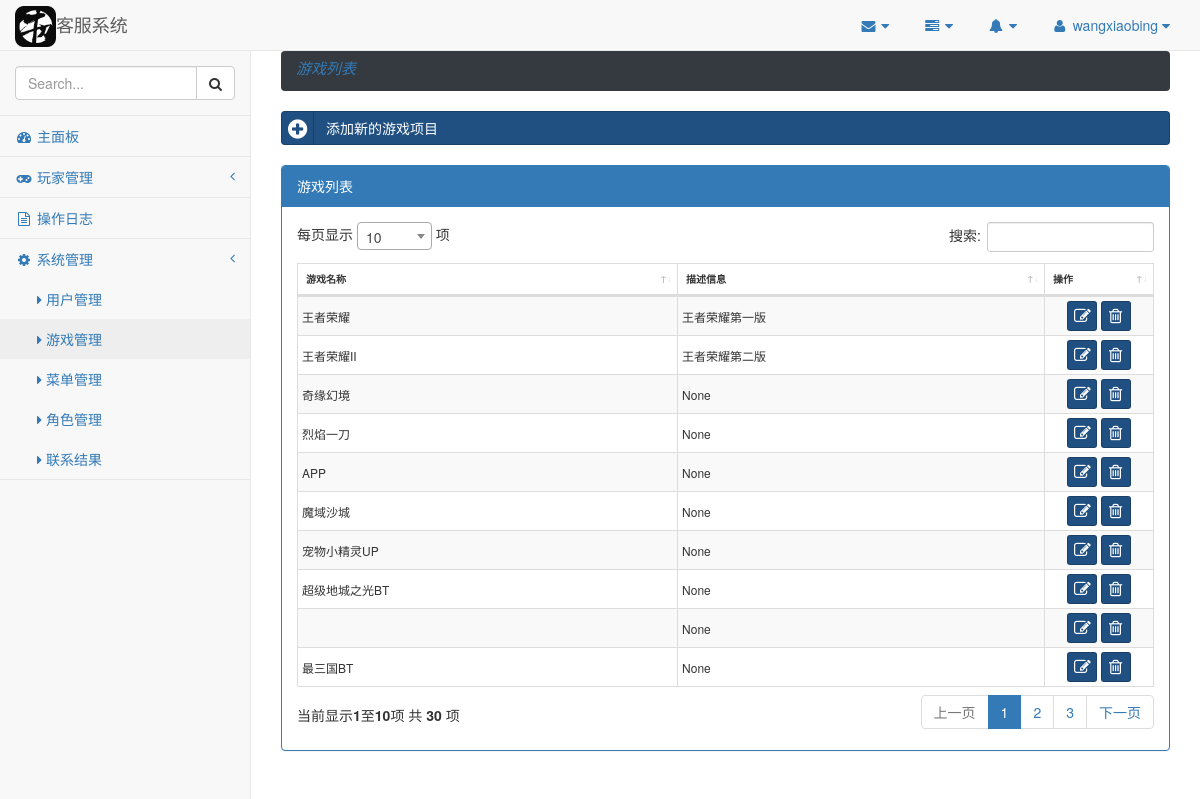
Page /customer-service/game/index/ (signed in) on the committed database.
### customer_service/models.py (models this page shows, shortened)
class User(AbstractBaseUser, PermissionsMixin):
    objects = UserManager()
    loginname = models.CharField(
        _('login name'), null=False, max_length=100, unique=True
    )
    first_name = models.CharField(
        _('姓氏'), max_length=64, blank=True, null=True
    )
    last_name = models.CharField(
        _('名称'), max_length=64, blank=True, null=True
    )
    email = models.EmailField(
        _('邮箱'), unique=True, max_length=255, null=True
    )
    is_staff = models.BooleanField(
        _('staff status'), default=False,
        help_text=_(
            'Designates whether the user can log into this admin site.'
        )
    )
    is_active = models.BooleanField(
        _('active'), default=False,
        help_text=_(
            '标识用户的状态'
        )
    )
    role = models.ForeignKey(Role, related_name='user_role', null=True, default=None)
    date_joined = models.DateTimeField(_('date joined'), default=timezone.now)
    USERNAME_FIELD = 'loginname'
    class Meta:
        verbose_name = _('系统用户')
        verbose_name_plural = _('系统用户')
        default_permissions = ('add', 'change', 'delete', 'view')

class Menu(models.Model):
    name = models.CharField(max_length=50, null=False)
    label = models.CharField(max_length=40, null=False)
    icon = models.CharField(max_length=30, null=True)
    order_index = models.IntegerField(null=True)
    parent = models.IntegerField(null=False, default=0)
    class Meta:
        verbose_name = verbose_name_plural = "菜单"
        db_table = "menu"

class Game(models.Model):
    name = models.CharField(null=False, unique=True, max_length=100)
    deleted = models.BooleanField(default=False)
    desc = models.CharField(null=True, max_length=200)
    class Meta:
        verbose_name = verbose_name_plural = "游戏"
        db_table = "game"

### customer_service/decorator.py (the view)
        def third_func(request, *args, **kwargs):
            if request.user.is_authenticated() and request.user.role_id in perm_list:
                return wrapped_func(request, *args, **kwargs)
            else:
                raise PermissionDenied()

### customer_service/decorator.py (called while the page is built)
def permission_need(perm_list):
    if not isinstance(perm_list, (list, tuple)):
        perm_list = [perm_list]
    def second_func(wrapped_func):
        def third_func(request, *args, **kwargs):
            if request.user.is_authenticated() and request.user.role_id in perm_list:
                return wrapped_func(request, *args, **kwargs)
            else:
                raise PermissionDenied()
        return third_func
    return second_func

### customer_service/modules/context.py (called while the page is built)
def namedtuplefetchall(cursor):
    desc = cursor.description
    nt_result = namedtuple('Result', [col[0] for col in desc])
    return [nt_result(*row) for row in cursor.fetchall()]

    @staticmethod
    def get_url(view_name):
        try:
            url = reverse(view_name)
        except NoReverseMatch:
            url = view_name
        return url

### customer_service/views.py (called while the page is built)
@login_required
@permission_need(ADMIN)
def game_index(request):
    context = GameManager.index()
    menus = Context.menus(request.user)
    context.update(menus=menus)
    return TemplateResponse(request, "change_list.html", context=context)

### customer_service/templates/change_list.html (shortened to what this page needs)
{% extends "base.html" %}
{% load static %}
{% block extra_css %}
    <link rel="stylesheet" href="{% static 'vendor/bootstrap-social/bootstrap-social.css' %}"/>
    <link rel="stylesheet" href="{% static 'vendor/datatables/css/dataTables.bootstrap4.min.css' %}"/>
    <link rel="stylesheet" href="{% static 'common/selector2/css/select2.min.css' %}"/>
{% endblock %}
{% block content %}
    <div class="row">
    {% include "breadcrumb.html" %}
    </div>
    <div class="row">
    {% include "navbar_add.html" %}
    </div>
    <div class="row" style="margin-top: 20px">
        <div class="col-lg-12">
            <div class="panel panel-primary">
                <div class="panel-heading">{{ panel_heading }}</div>
                <div class="panel-body">
                    {% include "table.html" %}
                </div>
            </div>
        </div>
    </div>
{% endblock %}

### customer_service/templates/base.html (shortened to what this page needs)
{% load staticfiles %}
{% load i18n %}
<!DOCTYPE html>
<html lang="en">
<head>
    <link rel="stylesheet" href="{% static 'vendor/bootstrap/css/bootstrap.min.css' %}" />
    <link rel="stylesheet" href="{% static 'common/font-awesome/css/font-awesome.min.css' %}" />
    <link rel="stylesheet" href="{% static 'vendor/metisMenu/metisMenu.min.css' %}" />
    <link rel="stylesheet" href="{% static 'css/sb-admin-2.min.css' %}" />
    <link rel="stylesheet" href="{% static 'css/customer-service.css' %}" />
    {% block extra_css %}
    {% endblock %}
</head>
<body>
    <div id="wrapper">
        <nav class="navbar navbar-default navbar-static-top" role="navigation" style="margin-bottom: 0">
            <div class="navbar-header">
                <a class="navbar-brand" href="{% url 'index' %}">
                    <img src="{% static 'img/niudao.png' %}" style="width: 7%; margin-bottom: 2px;">客服系统
                </a>
            </div>
            <ul class="nav navbar-top-links navbar-right">
                <li class="dropdown">
                    <a class="dropdown-toggle" data-toggle="dropdown" href="#">
                        <i class="fa fa-envelope fa-fw"></i> <i class="fa fa-caret-down"></i>
                    </a>
                </li>
                <li class="dropdown">
                    <a class="dropdown-toggle" data-toggle="dropdown" href="#">
                        <i class="fa fa-tasks fa-fw"></i> <i class="fa fa-caret-down"></i>
                    </a>
                </li>
                <li class="dropdown">
                    <a class="dropdown-toggle" data-toggle="dropdown" href="#">
                        <i class="fa fa-bell fa-fw"></i> <i class="fa fa-caret-down"></i>
                    </a>
                </li>
                <li class="dropdown">
                    <a class="dropdown-toggle" data-toggle="dropdown" href="#">
                        <i class="fa fa-user fa-fw"></i> {{ user }} <i class="fa fa-caret-down"></i>
                    </a>
                </li>
            </ul>
            <div class="navbar-default sidebar" role="navigation">
                <div class="sidebar-nav navbar-collapse">
                    <ul class="nav" id="side-menu">
                        <li class="sidebar-search">
                            <div class="input-group custom-search-form">
                                <input id="menu_search_text" type="text" class="form-control" placeholder="Search...">
                                <span class="input-group-btn">
                                <button id="menu_search_btn" class="btn btn-default" type="button">
                                    <i class="fa fa-search"></i>
                                </button>
                            </span>
                            </div>
                        </li>
                        <li>
                            <a href="{% url 'index' %}"><i class="fa fa-dashboard fa-fw"></i> 主面板</a>
                        </li>
                        {% for menu in menus %}
                        <li>
                            <a href="{{ menu.href }}"><i class="fa {{ menu.icon }} fa-fw"></i> {{ menu.label }}
                                {% if menu.submenu %}
                                <span class="fa arrow"></span>
                                {% endif %}
                            </a>
                            {% if menu.submenu %}
                            <ul class="nav nav-second-level">
                                {% for second_menu in menu.submenu %}
                                <li>
                                    <a href="{{ second_menu.href }}"><i class="fa fa-caret-right"></i> {{ second_menu.label }}
                                    </a>
                                </li>
                                {% endfor %}
                            </ul>
                            {% endif %}
                        </li>
                        {% endfor %}
                    </ul>
                </div>
            </div>
        </nav>
        <div id="page-wrapper">
            {% block content %}
            {% endblock %}
        </div>
    </div>
</body>
</html>

### customer_service/templates/table.html (shortened to what this page needs)
<table id="{{ table.id }}" class="table table-striped table-bordered" style="{{ table.style }}">
    <thead>
        <tr class="{{ table.header.class }}" style="{{ table.header.style }}">
            {% for col in table.headers %}
                <th {% if col.class %}class="{{ col.class }}"{% endif %} {% if row.style %}style="{{ row.style }}"{% endif %}>{{ col.text }}</th>
            {% endfor %}
        </tr>
    </thead>
    {% if table.tbody %}
        <tbody>
            {% for row in table.tbody %}
                <tr class="{{ row.class }}" style="{{ row.style }}">
                    {% for col in row.columns %}
                        <td {% if col.class %}class="{{ col.class }}"{% endif %} {% if col.style %}style="{{ col.style }}"{% endif %}>
                            {{ col.text |safe }}
                        </td>
                    {% endfor %}
                    {% if row.actions %}
                    <td style="width: 100px;">
                        {% include "table_action.html" with actions=row.actions %}
                    </td>
                    {% endif %}
                </tr>
            {% endfor %}
        </tbody>
    {% endif %}
</table>

### customer_service/static/css/customer-service.css (style rules this page uses)
.navbar-brand>img { display: inline; }
.navbar-brand { padding: 6px 15px; }

### customer_service/templates/table.html (style rules this page uses)
.table>thead>tr>th { font-size: 10px; }
.table>tbody>tr>td { padding: 4px; vertical-align: middle; font-size: 12px; }

### rows in the picture
User: loginname "wangxiaobing"
Menu: label "玩家管理"
Menu: label "操作日志"
Menu: label "系统管理"
Menu: label "用户管理"
Menu: label "游戏管理"
Menu: label "菜单管理"
Menu: label "角色管理"
Menu: label "联系结果"
Game: text "王者荣耀" "王者荣耀第一版"
Game: text "王者荣耀II" "王者荣耀第二版"
Game: text "奇缘幻境"
Game: text "烈焰一刀"
Game: text "APP"
Game: text "魔域沙城"
Game: text "宠物小精灵UP"
Game: text "超级地城之光BT"
Game: text "最三国BT"

### other values in the picture
{{ breadcrumb_item.label }} "游戏列表"
{{ add_url_label }} "添加新的游戏项目"
{{ panel_heading }} "游戏列表"
{{ col.text }} "游戏名称" "描述信息" "操作"
{{ col.text |safe }} "None" "None" "None" "None" "None" "None" "None" "None"
